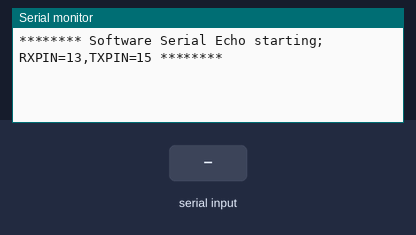
The sketch below on a simulated Arduino Uno, built with avr-gcc and run on an emulated ATmega328P. On the bench: the last lines printed to the serial monitor. Inputs (shaded band) come from the test bench.

Above: at 1.2 s.
1.3 s: "1" received over the second serial link
At 2.4 s:
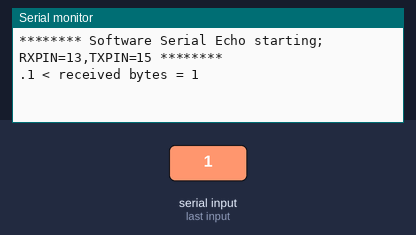
2.8 s: "0" received over the second serial link
At 3.6 s:
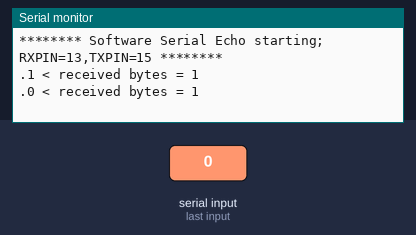
4.3 s: "2" received over the second serial link
At 4.7 s:
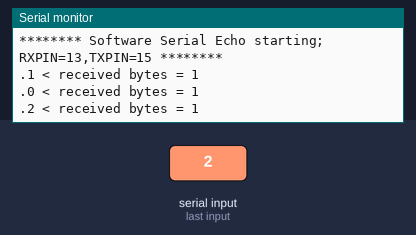

The sketch:

esp8266_softserial-echo.ino
```cpp
/*
 * ==== 8266_softwareserial-echo.ino ====
 *
 * (en) This is just a small sketch for ESP 8266 that's echoing data which is coming
 *      in via serial line. Useful as counter part when working on a serial client,
 *      e.g. for simulating a device with rs232 interface.
 *
 * (de) Dieser kleine EPS8266-Sketch lauscht an einer seriellen Schnittstelle und
 *      sendet die empfangenen Daten zurück ("Echo"). Kann als Gegenstück bei Testen
 *      einer seriellen Kommunikation nützlich sein, z.B. zum Simulieren eines Gerätes
 *      mit RS232-Schnittstelle.
 *
 */

#include <SoftwareSerial.h>

#define BAUD1 115200  // for USB debugging
#define BAUD2 9600    // for the 'echo' serial line
#define RXPIN 13      // RX/TX pins for the 'echo' serial line
#define TXPIN 15
#define SIMULATED_RCT_TIME  100 // reaction time of a simulated device

#define BUFLEN  1024
char    BUFFER[BUFLEN];

// define soft serial object
SoftwareSerial softSerial(RXPIN, TXPIN, false, BUFLEN);

//== fire up your ESP
void setup() {
  Serial.begin(BAUD1);     // standard serial/USB
  softSerial.begin(BAUD2); // default is 8N1
  Serial.println("\n\n******** Software Serial Echo starting; RXPIN=" + String(RXPIN) + ",TXPIN=" +  String(TXPIN) + " ********\n");
}

//== listen to RX, echo on TX
void loop() {
  int num_bytes = ReadFromSoftSerial();
  if (num_bytes>0) {
    delay(SIMULATED_RCT_TIME);  // simulate device reaction time
    WriteToSoftSerial(num_bytes);
  }
}

//-- read from SoftwareSerial
int ReadFromSoftSerial(){
  int i=0;
  while ( softSerial.available()>0 && i<BUFLEN-1) {
    //-- read from serial (RX)
    BUFFER[i] = softSerial.read();   // read
    if (int(BUFFER[i])>0) {          // sometimes softwareserial delivers empty/non-existent byte
      Serial.print(".");             // show on Serial what's going on
      Serial.print(BUFFER[i]);
      i++;
    }
  }
  if ( i>0 ) Serial.println(" < received bytes = " + String(i) );
  return i;  // return number of bytes read
}

//-- write to SoftwareSerial
void WriteToSoftSerial(int numbytes){
  for(int i=0; i<numbytes; i++) {
    //-- write to serial (TX)
    softSerial.write(BUFFER[i]);
  }
}
```

Measured:
- after the input at 1.3 s, the serial monitor: prints a new line at once (image 1)
- after the input at 2.8 s, the serial monitor: prints a new line at once (image 2)
- after the input at 4.3 s, the serial monitor: prints a new line at once (image 3)
